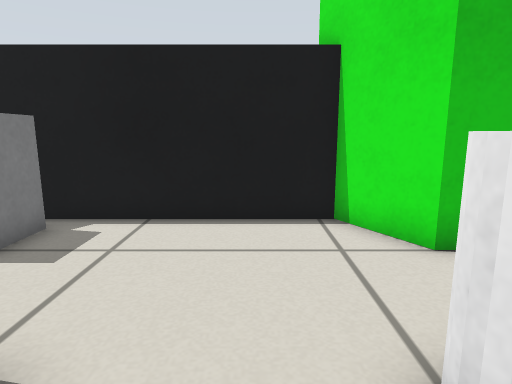
[1] (above)

14 first-person views from a walk through a world built for the Gazebo simulator. The camera is 0.5 m above the floor, tilts 10° down and sees 75° across. The floor is counted in squares, 0.25 m on a side. Each view is taken from the middle of a square. On the plan, view 1 faces up. The plan holds only what a view shows up to about 18 squares ahead; the rest is blank. The place goes on beyond the plan.

[2]
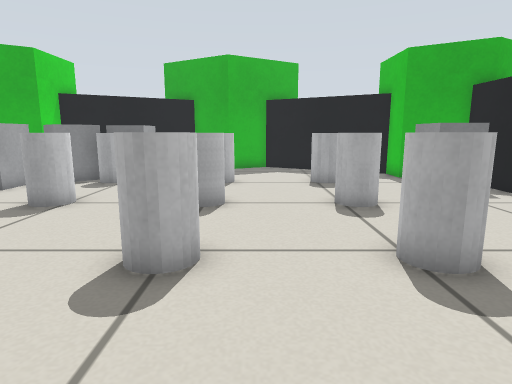

[3]
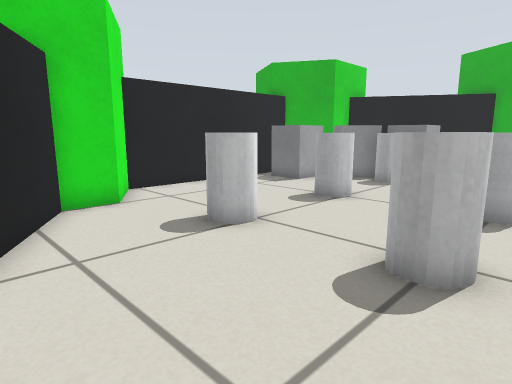

[4]
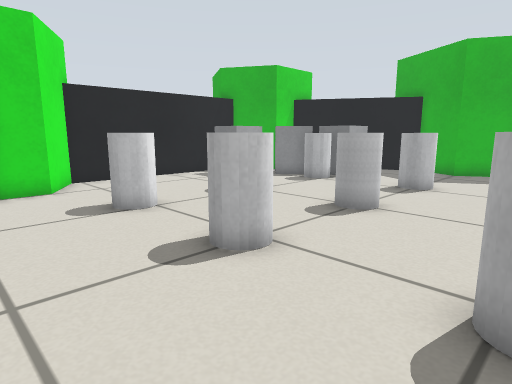

[5]
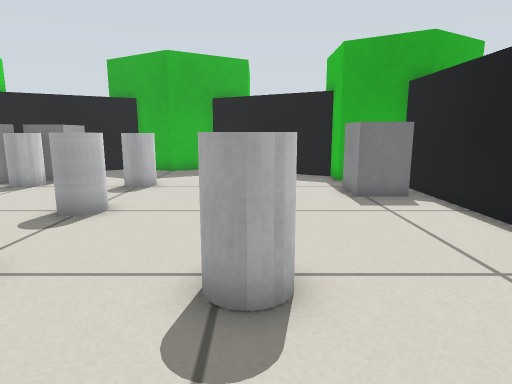

[6]
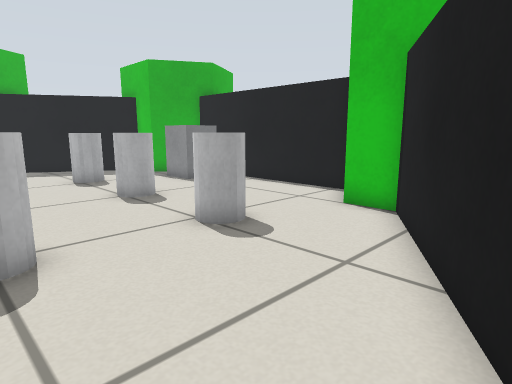

[7]
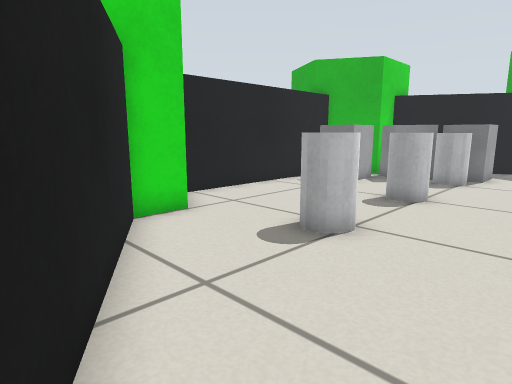

[8]
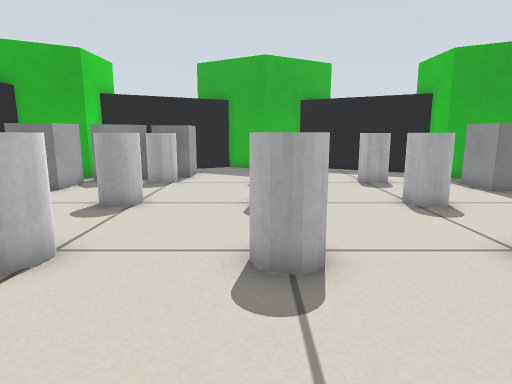

[9]
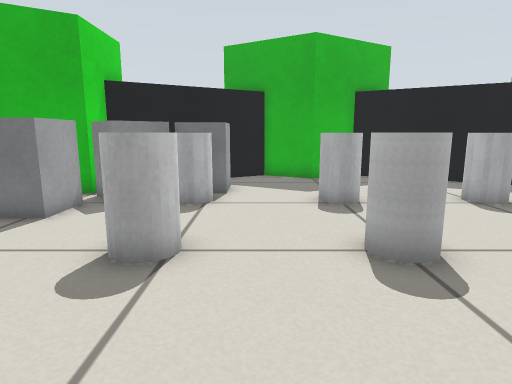

[10]
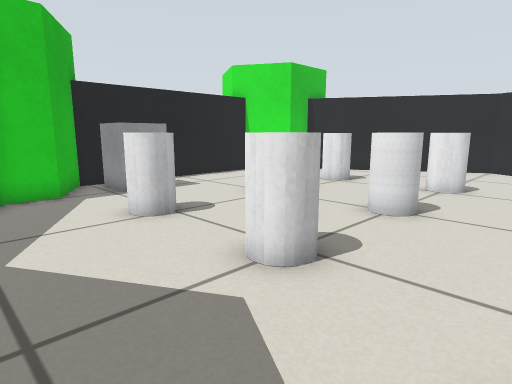

[11]
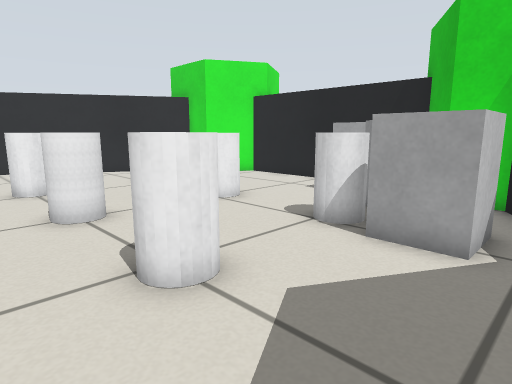

[12]
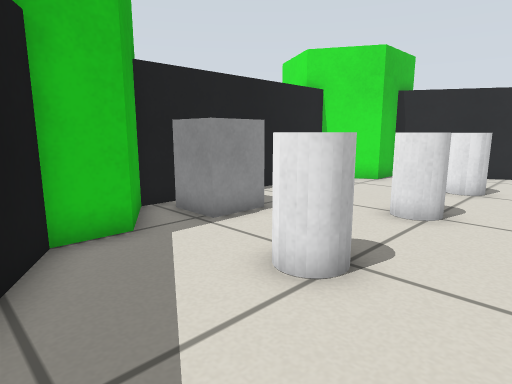

[13]
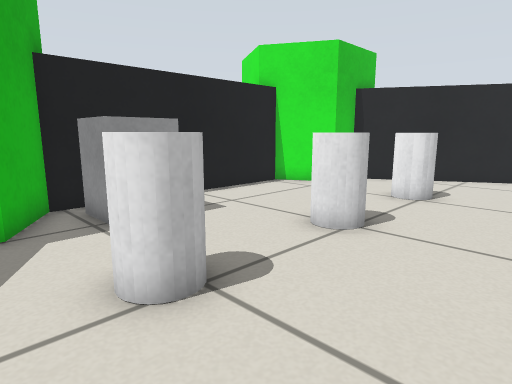

[14]
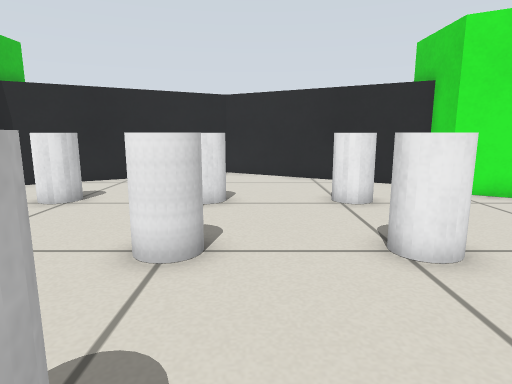

### Floor plan
Points are (right, up) in squares from view 1. A wall is a line through its corners. A room is listed if a view was taken in it or the views show most of it. See-through windows are left out.
Room 1 (views 1, 2, 3, 4, 5, 6, 7, 8, 9, 10, 11, 12, 13, 14)
walls: (3.1, 5.5) (1.9, 7.7) (-6.8, 7.7) (-8.1, 5.5) (-9.6, 5.5) (-13, -0.4) (-11.8, -2.5) (-13, -4.6) (-9.6, -10.5) (-8.1, -10.5) (-6.8, -12.6) (1.8, -12.6) (3.1, -10.5) (4.6, -10.5) (9.2, -2.5) (4.6, 5.5) (3.1, 5.5)
objects: grey box (-10, -8) to (-8, -6); grey box (-8, -10) to (-7, -8); white cylinder (-7, -7) to (-6, -6); white cylinder (-7, -3) to (-6, -2); white cylinder (-7, 1) to (-6, 2); grey box (-6, -12) to (-5, -10); grey box (-6, 5) to (-5, 7); white cylinder (-3, -7) to (-2, -6); white cylinder (-3, -3) to (-2, -2); white cylinder (-3, 1) to (-2, 2); white cylinder (1, -7) to (2, -6); white cylinder (1, -3) to (2, -2); white cylinder (1, 1) to (2, 2)

Where each view was taken, in squares from view 1:
view 1: 0 up, 0 right, facing up
view 2: 1 down, 7 right, facing left
view 3: 1 down, 7 right, facing down-left
view 4: 2 up, 6 right, facing down-left
view 5: 2 up, 6 right, facing left
view 6: 3 down, 8 right, facing up-left
view 7: 3 down, 8 right, facing down-left
view 8: 3 down, 7 right, facing left
view 9: 5 down, 3 right, facing left
view 10: 6 down, 11 left, facing up-right
view 11: 0 up, 11 left, facing down-right
view 12: 1 down, 11 left, facing up-right
view 13: 2 down, 9 left, facing up-right
view 14: 4 down, 8 left, facing right
